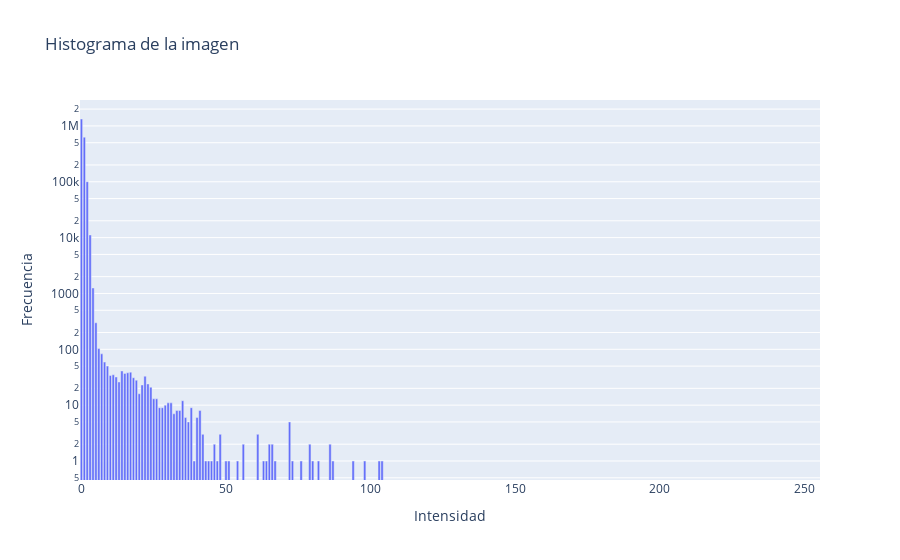

Notebook cell for this chart:
### Code cell
plot_image_histogram(
  get_frame("frame_900.jpg")["tophat"],
  # Escala logarítmica
  log_y=True,
)

### Figure 1 — Plotly figure (JSON) as saved in the notebook; plotly's stock layout.template omitted (floating-point values rounded to 4 significant figures; data arrays with more than 128 entries replaced by an {"elided": "..."} marker saying what was removed)
{"data": [{"alignmentgroup": "True", "hovertemplate": "Intensidad=%{x}<br>Frecuencia=%{y}<extra></extra>", "legendgroup": "", "marker": {"color": "#636efa", "pattern": {"shape": ""}}, "name": "", "offsetgroup": "", "orientation": "v", "showlegend": false, "textposition": "auto", "type": "bar", "x": {"elided": "256 int values"}, "xaxis": "x", "y": {"elided": "256 int values"}, "yaxis": "y"}], "layout": {"barmode": "relative", "legend": {"tracegroupgap": 0}, "title": {"text": "Histograma de la imagen"}, "xaxis": {"anchor": "y", "domain": [0, 1], "title": {"text": "Intensidad"}}, "yaxis": {"anchor": "x", "domain": [0, 1], "title": {"text": "Frecuencia"}, "type": "log"}}}
